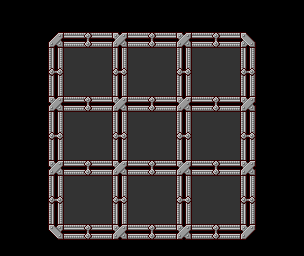

Below is a game level as drawn by its tile map, then a one-line description and the .tmx file that defines it, in full:
An orthogonal 19x16 tile map with 16x16 px tiles, 1 tile layer (tiles) and 1 object.

<map version="1.10" tiledversion="1.11.2" orientation="orthogonal" renderorder="right-down" width="19" height="16" tilewidth="16" tileheight="16" infinite="0" nextlayerid="4" nextobjectid="3">
 <tileset firstgid="1" source="level-select-tileset.tsx" />
 <layer id="1" name="tiles" width="19" height="16">
  <data encoding="csv">
0,0,0,0,0,0,0,0,0,0,0,0,0,0,0,0,0,0,0,
0,0,0,0,0,0,0,0,0,0,0,0,0,0,0,0,0,0,0,
0,0,0,34,38,39,38,37,38,39,38,37,38,39,38,33,0,0,0,
0,0,0,40,42,42,42,40,42,42,42,40,42,42,42,40,0,0,0,
0,0,0,41,42,42,42,41,42,42,42,41,42,42,42,41,0,0,0,
0,0,0,40,42,42,42,40,42,42,42,40,42,42,42,40,0,0,0,
0,0,0,37,38,39,38,37,38,39,38,37,38,39,38,37,0,0,0,
0,0,0,40,42,42,42,40,42,42,42,40,42,42,42,40,0,0,0,
0,0,0,41,42,42,42,41,42,42,42,41,42,42,42,41,0,0,0,
0,0,0,40,42,42,42,40,42,42,42,40,42,42,42,40,0,0,0,
0,0,0,37,38,39,38,37,38,39,38,37,38,39,38,37,0,0,0,
0,0,0,40,42,42,42,40,42,42,42,40,42,42,42,40,0,0,0,
0,0,0,41,42,42,42,41,42,42,42,41,42,42,42,41,0,0,0,
0,0,0,40,42,42,42,40,42,42,42,40,42,42,42,40,0,0,0,
0,0,0,35,38,39,38,37,38,39,38,37,38,39,38,36,0,0,0,
0,0,0,0,0,0,0,0,0,0,0,0,0,0,0,0,0,0,0
</data>
 </layer>
 <objectgroup id="2" name="entities" />
 <objectgroup id="3" name="annotations">
  <object id="2" x="12" y="0" width="280" height="240" />
 </objectgroup>
</map>
